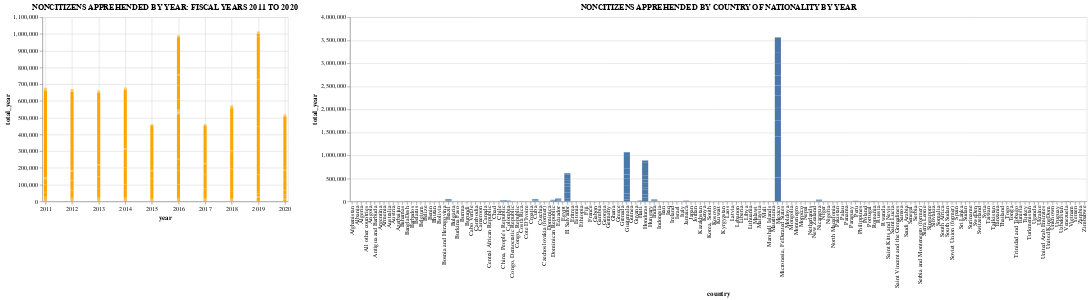

The notebook cell saved with this chart:
### Code cell
selection = alt.selection(type='multi',fields = ["year"])

base = alt.Chart(by_country_immigration).properties(width = 500, height = 250)

overview = alt.Chart(by_country_immigration).mark_bar().encode(
    x = "year",
    y= "total_year",
    color = alt.condition(selection, alt.value("orange"), alt.value("lightgrey"))
).add_selection(selection).properties(height=300)

detail = base.mark_bar(width=10).encode(
    x="country",
    y= "total_year"
).transform_filter(selection).properties(height=300,width=1200)

overview.properties(title='NONCITIZENS APPREHENDED BY YEAR: FISCAL YEARS 2011 TO 2020') | detail.properties(title='NONCITIZENS APPREHENDED BY COUNTRY OF NATIONALITY BY YEAR')

### Figure 1 — Vega-Lite specification as saved in the notebook (floating-point values rounded to 4 significant figures; data arrays with more than 128 entries replaced by an {"elided": "..."} marker saying what was removed)
{"config": {"view": {"continuousWidth": 400, "continuousHeight": 300}}, "hconcat": [{"mark": "bar", "encoding": {"color": {"condition": {"value": "orange", "selection": "selector002"}, "value": "lightgrey"}, "x": {"field": "year", "type": "temporal"}, "y": {"field": "total_year", "type": "quantitative"}}, "height": 300, "selection": {"selector002": {"type": "multi", "fields": ["year"]}}, "title": "NONCITIZENS APPREHENDED BY YEAR: FISCAL YEARS 2011 TO 2020"}, {"mark": {"type": "bar", "width": 10}, "encoding": {"x": {"field": "country", "type": "nominal"}, "y": {"field": "total_year", "type": "quantitative"}}, "height": 300, "title": "NONCITIZENS APPREHENDED BY COUNTRY OF NATIONALITY BY YEAR", "transform": [{"filter": {"selection": "selector002"}}], "width": 1200}], "data": {"name": "data-76c47f2941959a6abfe318197e977bf3"}, "$schema": "https://vega.github.io/schema/vega-lite/v4.17.0.json", "datasets": {"data-76c47f2941959a6abfe318197e977bf3": {"elided": "1771 records"}}}
